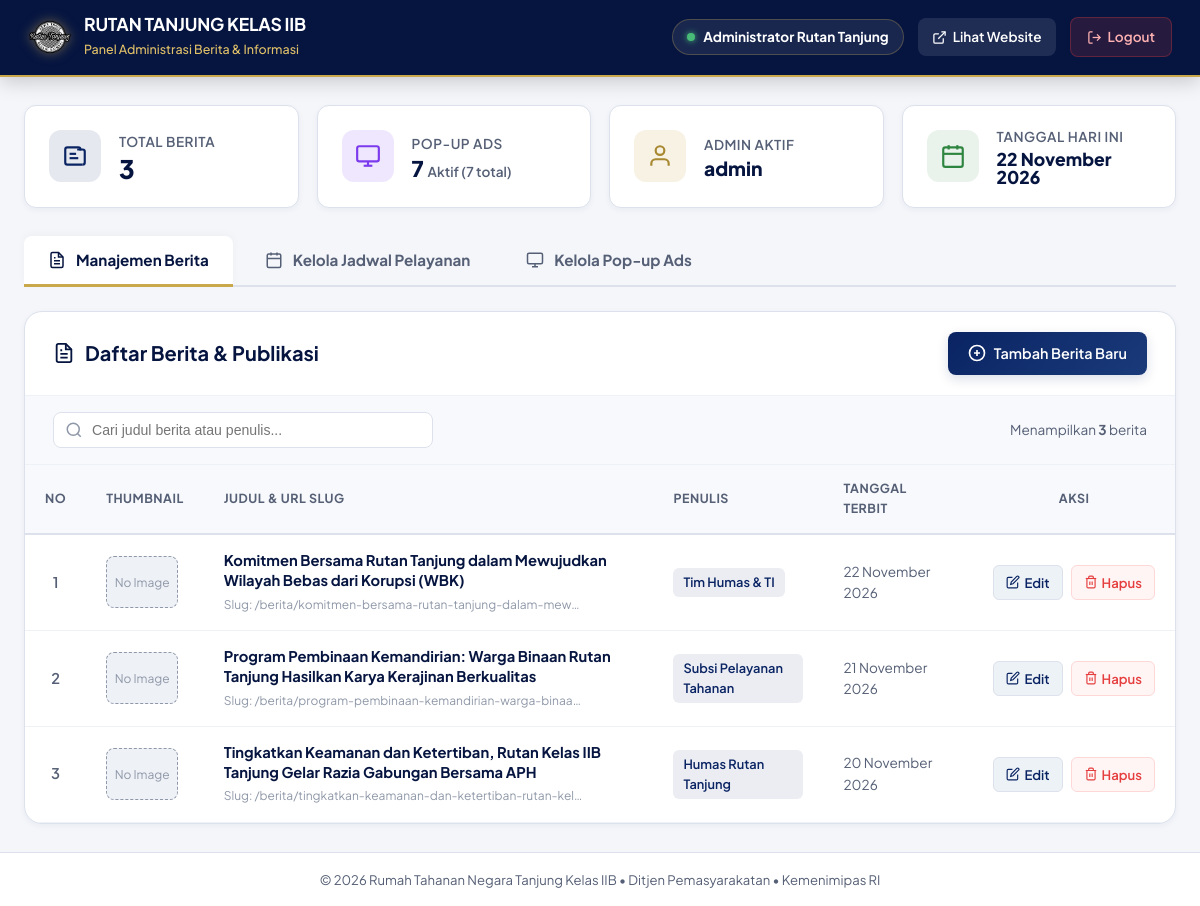
Page /admin/ (signed in) on the committed database.
### tables this page shows
CREATE TABLE IF NOT EXISTS `berita` (
  `id` INT AUTO_INCREMENT PRIMARY KEY,
  `judul` VARCHAR(255) NOT NULL,
  `slug` VARCHAR(255) NOT NULL,
  `isi` TEXT NOT NULL,
  `gambar` VARCHAR(255) DEFAULT NULL,
  `penulis` VARCHAR(100) NOT NULL,
  `tanggal_dibuat` DATETIME DEFAULT CURRENT_TIMESTAMP
);

### koneksi.php (called while the page is built, shortened)
<?php
if (!function_exists('format_tanggal_indo')) {
    function format_tanggal_indo($datetime) {
        $timestamp = strtotime($datetime);
        $bulan = [
            1 => 'Januari', 'Februari', 'Maret', 'April', 'Mei', 'Juni',
            'Juli', 'Agustus', 'September', 'Oktober', 'November', 'Desember'
        ];
        $tgl = date('d', $timestamp);
        $bln = $bulan[(int)date('m', $timestamp)];
        $thn = date('Y', $timestamp);
        return "$tgl $bln $thn";
    }
}
?>

### admin/index.php (the view, shortened to what this page needs)
<?php
require_once __DIR__ . '/../koneksi.php';
$upload_dir = __DIR__ . '/../uploads/berita/';
$action = $_GET['action'] ?? 'list';
$stat_berita = $conn->query("SELECT COUNT(*) as total FROM berita")->fetch_assoc()['total'] ?? 0;
$stat_popup_aktif = $conn->query("SELECT COUNT(*) as total FROM popup_ads WHERE is_aktif = 1")->fetch_assoc()['total'] ?? 0;
$stat_popup_total = $conn->query("SELECT COUNT(*) as total FROM popup_ads")->fetch_assoc()['total'] ?? 0;
$data_edit = null;
$tab = $_GET['tab'] ?? 'berita';
?>
<!DOCTYPE html>
<html lang="id">
<head>
</head>
<body>
  <header class="admin-navbar">
    <div class="admin-nav-container">
      <a href="index.php" class="admin-brand">
        <img src="../banner/LOGO RUTAN png.png" alt="Logo Rutan">
        <div class="admin-brand-text">
          <h1>RUTAN TANJUNG KELAS IIB</h1>
          <span>Panel Administrasi Berita & Informasi</span>
        </div>
      </a>
      <div class="admin-nav-actions">
        <div class="user-pill">
          <span class="user-dot"></span>
          <span><strong><?= htmlspecialchars($_SESSION['admin_nama'] ?? 'Admin') ?></strong></span>
        </div>
        <a href="../index.php" target="_blank" class="btn-view-site">
          <svg width="15" height="15" viewBox="0 0 24 24" fill="none" stroke="currentColor" stroke-width="2">
            <path d="M18 13v6a2 2 0 0 1-2 2H5a2 2 0 0 1-2-2V8a2 2 0 0 1 2-2h6"></path>
            <polyline points="15 3 21 3 21 9"></polyline>
            <line x1="10" y1="14" x2="21" y2="3"></line>
          </svg>
          Lihat Website
        </a>
        <a href="../logout.php" class="btn-logout" onclick="return confirm('Apakah Anda yakin ingin logout?');">
          <svg width="15" height="15" viewBox="0 0 24 24" fill="none" stroke="currentColor" stroke-width="2">
            <path d="M9 21H5a2 2 0 0 1-2-2V5a2 2 0 0 1 2-2h4"></path>
            <polyline points="16 17 21 12 16 7"></polyline>
            <line x1="21" y1="12" x2="9" y2="12"></line>
          </svg>
          Logout
        </a>
      </div>
    </div>
  </header>
  <main class="admin-main">
    <div class="stats-row">
      <div class="stat-card">
        <div class="stat-icon blue">
          <svg width="26" height="26" viewBox="0 0 24 24" fill="none" stroke="currentColor" stroke-width="2">
            <path d="M19 20H5a2 2 0 0 1-2-2V6a2 2 0 0 1 2-2h10a2 2 0 0 1 2 2v1"></path>
            <path d="M19 20a2 2 0 0 0 2-2V8a2 2 0 0 0-2-2h-5"></path>
            <path d="M7 10h6"></path>
            <path d="M7 14h8"></path>
          </svg>
        </div>
        <div class="stat-info">
          <h4>Total Berita</h4>
          <div class="stat-value"><?= number_format($stat_berita) ?></div>
        </div>
      </div>
      <div class="stat-card">
        <div class="stat-icon" style="background:rgba(124, 58, 237, 0.12); color:#7c3aed;">
          <svg width="26" height="26" viewBox="0 0 24 24" fill="none" stroke="currentColor" stroke-width="2">
            <rect x="2" y="3" width="20" height="14" rx="2" ry="2"></rect>
            <line x1="8" y1="21" x2="16" y2="21"></line>
            <line x1="12" y1="17" x2="12" y2="21"></line>
          </svg>
        </div>
        <div class="stat-info">
          <h4>Pop-up Ads</h4>
          <div class="stat-value" style="font-size:1.35rem;"><?= $stat_popup_aktif ?> <span style="font-size:0.85rem; font-weight:600; color:var(--gray-600);">Aktif (<?= $stat_popup_total ?> total)</span></div>
        </div>
      </div>
      <div class="stat-card">
        <div class="stat-icon gold">
          <svg width="26" height="26" viewBox="0 0 24 24" fill="none" stroke="currentColor" stroke-width="2">
            <path d="M20 21v-2a4 4 0 0 0-4-4H8a4 4 0 0 0-4 4v2"></path>
            <circle cx="12" cy="7" r="4"></circle>
          </svg>
        </div>
        <div class="stat-info">
          <h4>Admin Aktif</h4>
          <div class="stat-value" style="font-size:1.2rem;"><?= htmlspecialchars($_SESSION['admin_username'] ?? 'admin') ?></div>
        </div>
      </div>
      <div class="stat-card">
        <div class="stat-icon green">
          <svg width="26" height="26" viewBox="0 0 24 24" fill="none" stroke="currentColor" stroke-width="2">
            <rect x="3" y="4" width="18" height="18" rx="2" ry="2"></rect>
            <line x1="16" y1="2" x2="16" y2="6"></line>
            <line x1="8" y1="2" x2="8" y2="6"></line>
            <line x1="3" y1="10" x2="21" y2="10"></line>
          </svg>
        </div>
        <div class="stat-info">
          <h4>Tanggal Hari Ini</h4>
          <div class="stat-value" style="font-size:1.1rem;"><?= format_tanggal_indo(date('Y-m-d')) ?></div>
        </div>
      </div>
    </div>
    <div class="admin-tabs-nav">
      <a href="index.php?tab=berita" class="admin-tab-item <?= ($tab === 'berita') ? 'active' : '' ?>">
        Manajemen Berita
      </a>
      <a href="index.php?tab=jadwal" class="admin-tab-item <?= ($tab === 'jadwal') ? 'active' : '' ?>">
        <svg width="18" height="18" viewBox="0 0 24 24" fill="none" stroke="currentColor" stroke-width="2">
          <rect x="3" y="4" width="18" height="18" rx="2" ry="2"></rect>
          <line x1="16" y1="2" x2="16" y2="6"></line>
          <line x1="8" y1="2" x2="8" y2="6"></line>
          <line x1="3" y1="10" x2="21" y2="10"></line>
        </svg>
        Kelola Jadwal Pelayanan
      </a>
      <a href="index.php?tab=popup" class="admin-tab-item <?= ($tab === 'popup') ? 'active' : '' ?>">
        <svg width="18" height="18" viewBox="0 0 24 24" fill="none" stroke="currentColor" stroke-width="2">
          <rect x="2" y="3" width="20" height="14" rx="2" ry="2"></rect>
          <line x1="8" y1="21" x2="16" y2="21"></line>
          <line x1="12" y1="17" x2="12" y2="21"></line>
        </svg>
        Kelola Pop-up Ads
      </a>
    </div>
    <?php if ($tab === 'berita'): ?>
    <?php if ($action === 'tambah'): ?>
      <div class="content-box">
        <div class="content-box-header">
          <div class="content-box-title">
            <svg width="22" height="22" viewBox="0 0 24 24" fill="none" stroke="currentColor" stroke-width="2">
              <path d="M12 5v14M5 12h14"></path>
            </svg>
            Tambah Berita Baru
          </div>
          <a href="index.php" class="btn-secondary">
            <svg width="16" height="16" viewBox="0 0 24 24" fill="none" stroke="currentColor" stroke-width="2">
              <line x1="19" y1="12" x2="5" y2="12"></line>
              <polyline points="12 19 5 12 12 5"></polyline>
            </svg>
            Kembali ke Daftar
          </a>
        </div>
        <form action="index.php" method="POST" enctype="multipart/form-data" class="form-container">
          <input type="hidden" name="proses_tambah" value="1">
          <div class="form-grid">
            <div>
              <div class="form-group">
                <label class="form-label" for="judul">Judul Berita <span class="req">*</span></label>
                <input type="text" id="judul" name="judul" class="form-input" placeholder="Masukkan judul berita yang menarik dan informatif..." required autofocus>
              </div>
              <div class="form-group">
                <label class="form-label" for="isi">Isi Berita <span class="req">*</span></label>
                <textarea id="isi" name="isi" class="form-textarea" placeholder="Tuliskan isi berita secara lengkap di sini. Gunakan baris baru antar paragraf..." required></textarea>
                <div class="form-help">Format teks mendukung paragraf terpisah secara otomatis saat ditampilkan ke pembaca.</div>
              </div>
            </div>
            <div>
              <div class="form-group">
                <label class="form-label" for="penulis">Nama Penulis / Tim Redaksi <span class="req">*</span></label>
                <input type="text" id="penulis" name="penulis" class="form-input" value="Humas Rutan Tanjung" required>
              </div>
              <div class="form-group">
                <label class="form-label">Gambar Thumbnail Berita</label>
                <div class="upload-box" id="dropArea">
                  <input type="file" id="gambarInput" name="gambar" accept=".jpg,.jpeg,.png,.webp" onchange="previewImage(this)">
                  <div id="uploadPlaceholder">
                    <svg width="36" height="36" viewBox="0 0 24 24" fill="none" stroke="currentColor" stroke-width="1.8" style="color:var(--gold);margin:0 auto 10px;">
                      <rect x="3" y="3" width="18" height="18" rx="2" ry="2"></rect>
                      <circle cx="8.5" cy="8.5" r="1.5"></circle>
                      <polyline points="21 15 16 10 5 21"></polyline>
                    </svg>
                    <p style="font-weight:600;font-size:0.9rem;margin-bottom:4px;">Klik atau Tarik Gambar ke Sini</p>
                    <p style="font-size:0.75rem;color:var(--gray-600);">JPG, JPEG, PNG, atau WEBP (Maks 5MB)</p>
                  </div>
                  <div class="upload-preview-area" id="previewArea" style="display:none;">
                    <img id="imgPreview" src="" alt="Preview">
                    <p style="font-size:0.8rem;color:var(--primary);margin-top:8px;font-weight:600;">Klik untuk ganti file</p>
                  </div>
                </div>
              </div>
            </div>
          </div>
          <div class="form-actions-bar">
            <button type="submit" class="btn-primary">
              <svg width="18" height="18" viewBox="0 0 24 24" fill="none" stroke="currentColor" stroke-width="2">
                <path d="M19 21H5a2 2 0 0 1-2-2V5a2 2 0 0 1 2-2h11l5 5v11a2 2 0 0 1-2 2z"></path>
                <polyline points="17 21 17 13 7 13 7 21"></polyline>
                <polyline points="7 3 7 8 15 8"></polyline>
              </svg>
              Simpan &amp; Publikasikan Berita
            </button>
            <a href="index.php" class="btn-secondary">Batal</a>
          </div>
        </form>
      </div>
    <?php else: ?>
      <div class="content-box">
        <div class="content-box-header">
          <div class="content-box-title">
            Daftar Berita &amp; Publikasi
          </div>
          <a href="index.php?action=tambah" class="btn-primary">
            <svg width="18" height="18" viewBox="0 0 24 24" fill="none" stroke="currentColor" stroke-width="2.2">
              <circle cx="12" cy="12" r="10"></circle>
              <line x1="12" y1="8" x2="12" y2="16"></line>
              <line x1="8" y1="12" x2="16" y2="12"></line>
            </svg>
            Tambah Berita Baru
          </a>
        </div>
        <div class="filter-bar">
          <div class="search-box">
            <svg width="18" height="18" viewBox="0 0 24 24" fill="none" stroke="currentColor" stroke-width="2">
              <circle cx="11" cy="11" r="8"></circle>
              <line x1="21" y1="21" x2="16.65" y2="16.65"></line>
            </svg>
            <input type="text" id="searchInput" placeholder="Cari judul berita atau penulis..." onkeyup="filterTable()">
          </div>
          <span style="font-size:0.85rem;color:var(--gray-600);">
            Menampilkan <strong><?= number_format($stat_berita) ?></strong> berita
          </span>
        </div>
        <div class="table-responsive">
          <table class="table-news" id="newsTable">
            <thead>
              <tr>
                <th style="width: 50px; text-align: center;">No</th>
                <th style="width: 90px; text-align: center;">Thumbnail</th>
                <th>Judul &amp; URL Slug</th>
                <th style="width: 170px;">Penulis</th>
                <th style="width: 150px;">Tanggal Terbit</th>
                <th style="width: 160px; text-align: center;">Aksi</th>
              </tr>
            </thead>
            <tbody>
              <?php
              $sql = "SELECT * FROM berita ORDER BY tanggal_dibuat DESC, id DESC";
              $list_berita = $conn->query($sql);
              $no = 1;
              if ($list_berita && $list_berita->num_rows > 0):
                while ($row = $list_berita->fetch_assoc()):
              ?>
                <tr>
                  <td style="text-align: center; color: var(--gray-600); font-weight: 600;"><?= $no++ ?></td>
                  <td style="text-align: center;">
                    <?php if (!empty($row['gambar']) && file_exists($upload_dir . $row['gambar'])): ?>
                      <img src="../uploads/berita/<?= htmlspecialchars($row['gambar']) ?>" alt="Thumbnail" class="news-thumbnail" onclick="openImageModal(this.src)" title="Klik untuk memperbesar">
                    <?php else: ?>
                      <div class="news-no-img">No Image</div>
                    <?php endif; ?>
                  </td>
                  <td class="news-title-cell">
                    <a href="../detail-berita.php?id=<?= $row['id'] ?>" target="_blank" class="news-title-link" title="<?= htmlspecialchars($row['judul']) ?>">
                      <?= htmlspecialchars($row['judul']) ?>
                    </a>
                    <span class="news-slug-badge">Slug: /berita/<?= htmlspecialchars($row['slug']) ?></span>
                  </td>
                  <td>
                    <span class="badge-author"><?= htmlspecialchars($row['penulis']) ?></span>
                  </td>
                  <td style="font-size: 0.85rem; color: var(--gray-600);">
                    <?= format_tanggal_indo($row['tanggal_dibuat']) ?>
                  </td>
                  <td style="text-align: center;">
                    <div class="action-buttons" style="justify-content: center;">
                      <a href="index.php?action=edit&id=<?= $row['id'] ?>" class="btn-action-edit" title="Edit Berita">
                        <svg width="14" height="14" viewBox="0 0 24 24" fill="none" stroke="currentColor" stroke-width="2">
                          <path d="M11 4H4a2 2 0 0 0-2 2v14a2 2 0 0 0 2 2h14a2 2 0 0 0 2-2v-7"></path>
                          <path d="M18.5 2.5a2.121 2.121 0 0 1 3 3L12 15l-4 1 1-4 9.5-9.5z"></path>
                        </svg>
                        Edit
                      </a>
                      <a href="index.php?action=hapus&id=<?= $row['id'] ?>" class="btn-action-delete" title="Hapus Berita" onclick="return confirm('Apakah Anda yakin ingin menghapus berita ini secara permanen? File gambar juga akan dihapus.');">
                        Hapus
                      </a>
                    </div>
                  </td>
                </tr>
              <?php
                endwhile;
              endif; ?>
            </tbody>
          </table>
        </div>
      </div>
    <?php endif; ?>
    <?php endif;  ?>
  </main>
  <footer class="admin-footer">
    <p>&copy; <?= date('Y') ?> Rumah Tahanan Negara Tanjung Kelas IIB &bull; Ditjen Pemasyarakatan &bull; Kemenimipas RI</p>
  </footer>
</body>
</html>

### rows in the picture
berita: shows "No Image", judul "Komitmen Bersama Rutan Tanjung dalam Mewujudkan Wilayah Bebas dari Korupsi (WBK)", slug "komitmen-bersama-rutan-tanjung-dalam-mew…", penulis "Tim Humas & TI", tanggal_dibuat "22 November 2026"
berita: shows "No Image", judul "Program Pembinaan Kemandirian: Warga Binaan Rutan Tanjung Hasilkan Karya Kerajinan Berkualitas", slug "program-pembinaan-kemandirian-warga-binaa…", penulis "Subsi Pelayanan Tahanan", tanggal_dibuat "21 November 2026"
berita: shows "No Image", judul "Tingkatkan Keamanan dan Ketertiban, Rutan Kelas IIB Tanjung Gelar Razia Gabungan Bersama APH", slug "tingkatkan-keamanan-dan-ketertiban-rutan-kel…", penulis "Humas Rutan Tanjung", tanggal_dibuat "20 November 2026"

### other values in the picture
$_SESSION['admin_nama'] "Administrator Rutan Tanjung"
$stat_berita "3"
$stat_popup_aktif "7"
$stat_popup_total "7"
$_SESSION['admin_username'] "admin"
